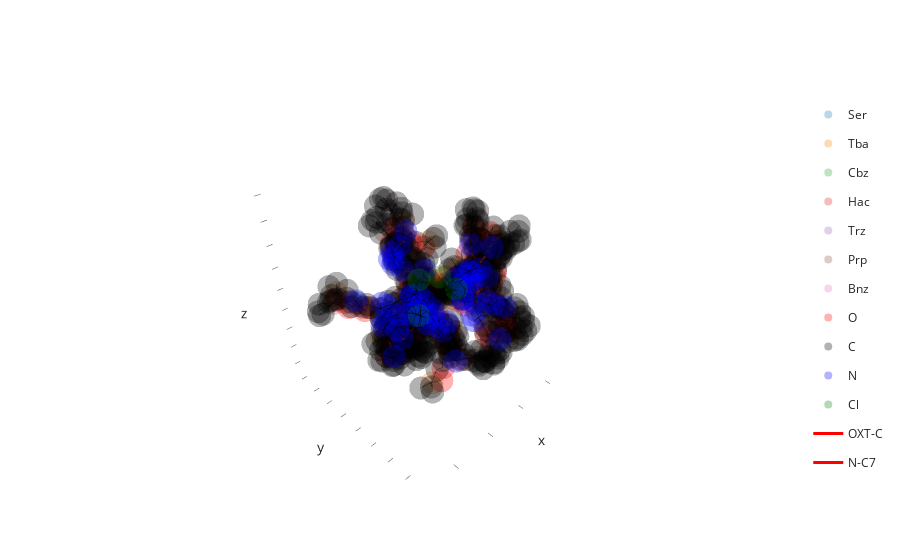
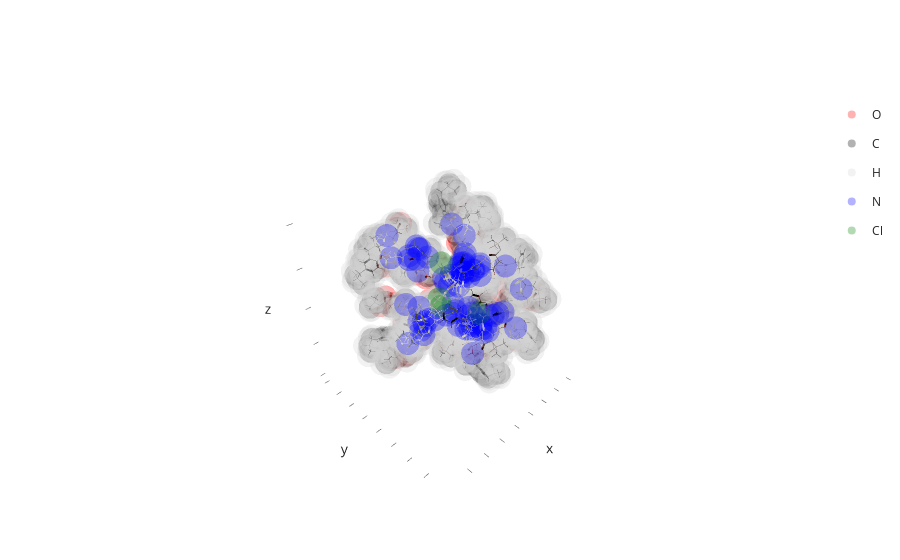

These figures' notebook cell, in order:
### Code cell
g2 = final.make_residue_graph()
g2.make_detailed(n_samples=0.7)
edges2 = g2.find_rotatable_edges(min_descendants=10, max_descendants=30)
edges2 = g2.direct_edges(final.get_atom(164), edges2, adopt=False)
edges2.append(
    final.get_bond(79, 69)
)
v = g2.draw()
v.draw_edges(*edges2, color="red", elongate=1.2, linewidth=3)
v.show()

env = bam.optimizers.DistanceRotatron(g2, edges2, radius=22, pushback=3)

sol, eval = bam.optimizers.genetic_optimize(env)#, population_size=75, n_parents=23, n_children=30, n_mutations=12, n_newcomers=10, max_steps=4000, threshold=1e-5)

final2 = bam.optimizers.apply_solution(sol, env, final.copy())

final2.show()
